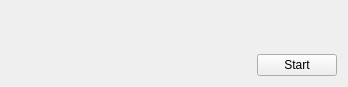
<?xml version="1.0" encoding="UTF-8"?>
<ui version="4.0">
 <class>Widget</class>
 <widget class="QWidget" name="Widget">
  <property name="geometry">
   <rect>
    <x>0</x>
    <y>0</y>
    <width>348</width>
    <height>87</height>
   </rect>
  </property>
  <property name="windowTitle">
   <string>Widget</string>
  </property>
  <layout class="QVBoxLayout" name="verticalLayout">
   <item>
    <layout class="QHBoxLayout" name="horizontalLayout_3">
     <item>
      <widget class="QLabel" name="sendMsg">
       <property name="text">
        <string/>
       </property>
      </widget>
     </item>
    </layout>
   </item>
   <item>
    <layout class="QHBoxLayout" name="horizontalLayout_2">
     <item>
      <spacer name="horizontalSpacer">
       <property name="orientation">
        <enum>Qt::Horizontal</enum>
       </property>
       <property name="sizeHint" stdset="0">
        <size>
         <width>40</width>
         <height>20</height>
        </size>
       </property>
      </spacer>
     </item>
     <item>
      <widget class="QPushButton" name="startButton">
       <property name="text">
        <string>Start</string>
       </property>
      </widget>
     </item>
    </layout>
   </item>
  </layout>
 </widget>
 <layoutdefault spacing="6" margin="11"/>
 <resources/>
 <connections/>
</ui>
